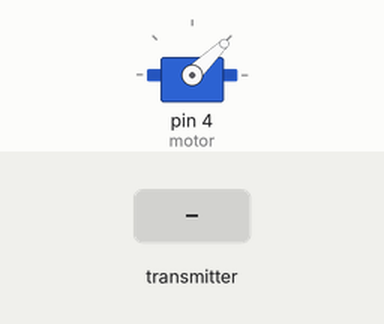
Bench run of a sketch on a simulated Arduino Uno, built with avr-gcc and run on an emulated ATmega328P. Shown: servo. Inputs (shaded band) come from the test bench. No radio packets arrive unless stated.

Above: at 1.2 s.
1.3 s: the transmitter starts sending power = 0
At 2.5 s:
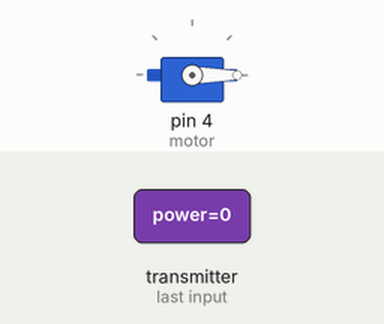
2.8 s: the transmitter starts sending power = 1023
At 3.7 s:
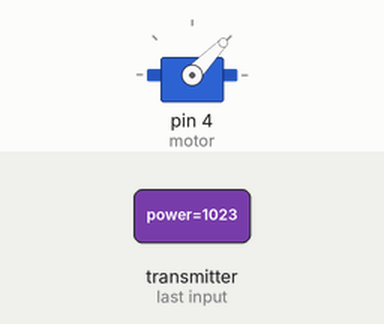
4.3 s: the transmitter starts sending power = 256
At 4.8 s:
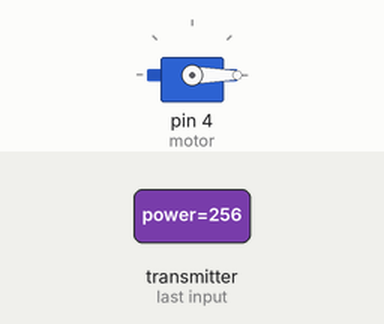
Timing chart, 0 to 7.3 s (numbered marks = the images above; inputs shaded):
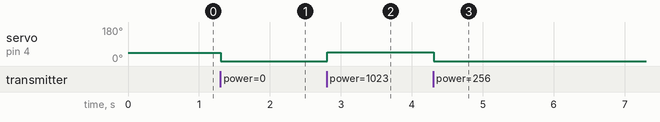

The sketch:

BBRreciver.ino
```cpp
#include <SPI.h>
#include <nRF24L01.h>
#include <printf.h>
#include <RF24.h>
#include <RF24_config.h>
#include <Servo.h>

Servo motor;

RF24 radio(6, 7); // CE, CSN
const byte address[6] = "00001";

void setup() {
  motor.attach(4);
  radio.begin();
  radio.openWritingPipe(address);
  radio.setPALevel(RF24_PA_MIN);
  motor.writeMicroseconds(1000);

}

void loop() {
  delay(10);
  radio.startListening();
  if (radio.available()) {
    while (radio.available()) {
      int power = 0;
      radio.read(&power, sizeof(int));
      motor.writeMicroseconds(power);
    }
  }
}
```

Measured:
- after the input at 1.3 s, servo on pin 4 (motor): 44° → 0° at once
- after the input at 2.8 s, servo on pin 4 (motor): 0° → 46° at once
- after the input at 4.3 s, servo on pin 4 (motor): 46° → 0° at once
